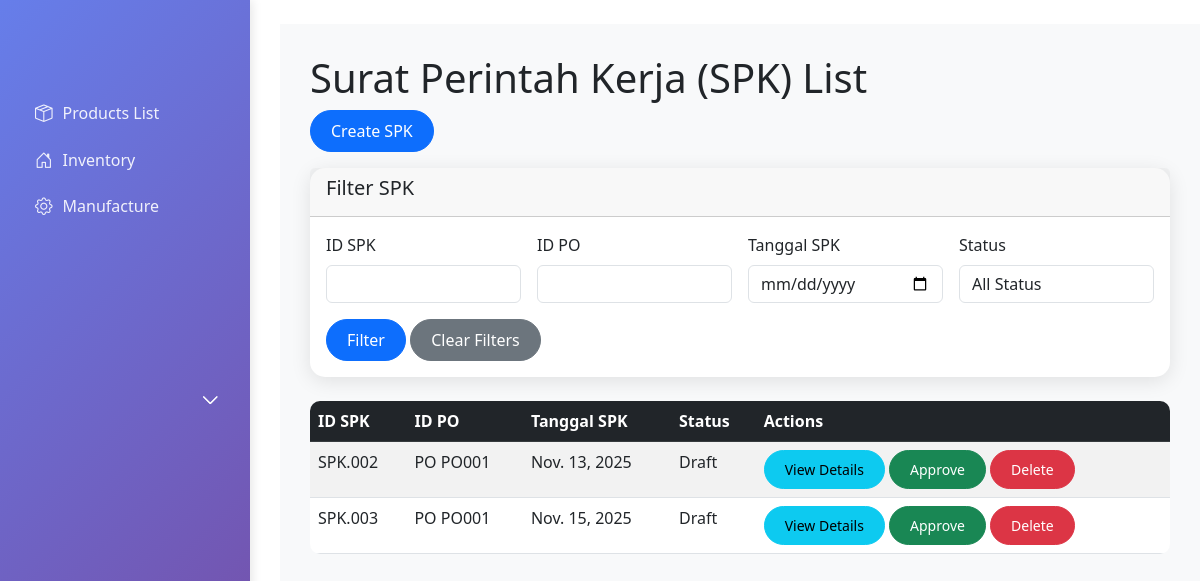
Before: /manufacture/spk/ with the older database file.
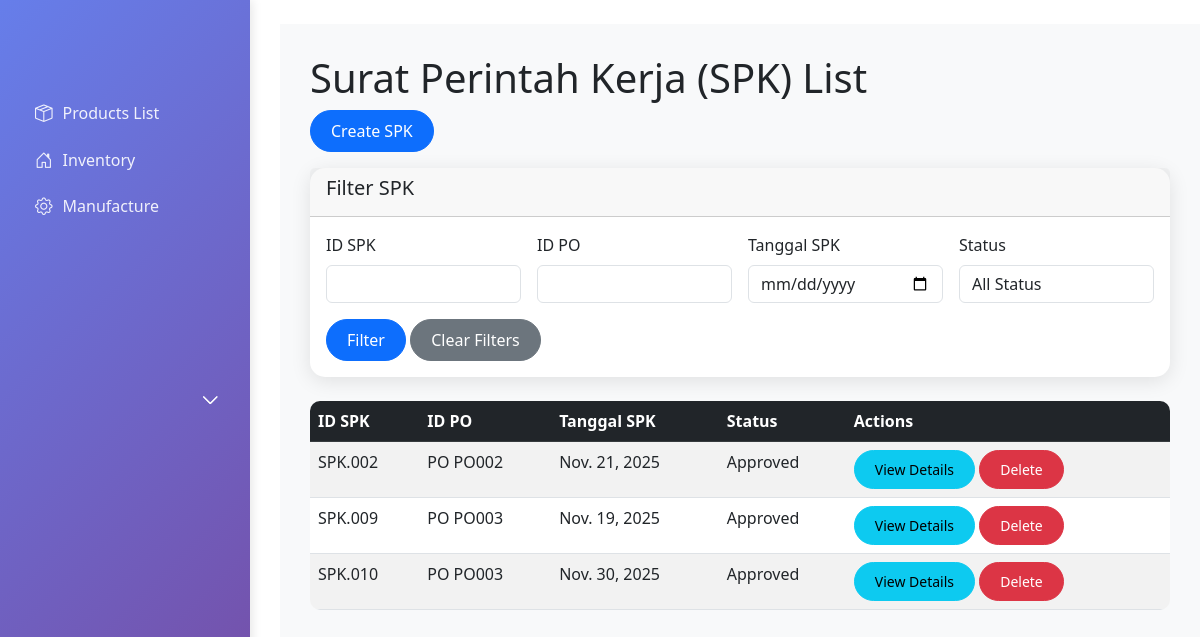
After: the same page with the newer database file.
### manufacture/models.py (models this page shows, shortened)
class SuratPerintahKerja(models.Model):
    STATUS_CHOICES = [
        ('Draft', 'Draft'),
        ('Approved', 'Approved'),
    ]
    id_spk = models.CharField(max_length=50, primary_key=True)
    id_po = models.ForeignKey(ProductionOrder, on_delete=models.CASCADE)
    tanggal_spk = models.DateField()
    status = models.CharField(max_length=50, choices=STATUS_CHOICES, default='Draft')
    keterangan = models.TextField(blank=True)

class ProductionOrder(models.Model):
    id_po = models.CharField(max_length=50, primary_key=True)
    tanggal_request = models.DateField()
    tanggal_selesai = models.DateField()
    def __str__(self):
        return f"PO {self.id_po}"

### manufacture/views.py (the view)
# urls.py: path('spk/', views.spk_list, name='spk_list'),
def spk_list(request):
    spks = SuratPerintahKerja.objects.all()
    id_spk_filter = request.GET.get('id_spk', '')
    id_po_filter = request.GET.get('id_po', '')
    tanggal_spk_filter = request.GET.get('tanggal_spk', '')
    status_filter = request.GET.get('status', '')
    if id_spk_filter:
        spks = spks.filter(id_spk__icontains=id_spk_filter)
    if id_po_filter:
        spks = spks.filter(id_po__id_po__icontains=id_po_filter)
    if tanggal_spk_filter:
        spks = spks.filter(tanggal_spk=tanggal_spk_filter)
    if status_filter:
        spks = spks.filter(status=status_filter)
    context = {
        'spks': spks,
        'id_spk_filter': id_spk_filter,
        'id_po_filter': id_po_filter,
        'tanggal_spk_filter': tanggal_spk_filter,
        'status_filter': status_filter,
    }
    return render(request, 'manufacture/spk_list.html', context)

### manufacture/templates/manufacture/spk_list.html (shortened to what this page needs)
{% extends 'base.html' %}
{% block content %}
<h1>Surat Perintah Kerja (SPK) List</h1>
<div class="mb-3">
    <a href="{% url 'spk_create' %}" class="btn btn-primary">Create SPK</a>
</div>
<div class="card mb-4">
    <div class="card-header">
        <h5>Filter SPK</h5>
    </div>
    <div class="card-body">
        <form method="get" class="row g-3">
            <div class="col-md-3">
                <label for="id_spk" class="form-label">ID SPK</label>
                <input type="text" class="form-control" id="id_spk" name="id_spk" value="{{ id_spk_filter }}">
            </div>
            <div class="col-md-3">
                <label for="id_po" class="form-label">ID PO</label>
                <input type="text" class="form-control" id="id_po" name="id_po" value="{{ id_po_filter }}">
            </div>
            <div class="col-md-3">
                <label for="tanggal_spk" class="form-label">Tanggal SPK</label>
                <input type="date" class="form-control" id="tanggal_spk" name="tanggal_spk" value="{{ tanggal_spk_filter }}">
            </div>
            <div class="col-md-3">
                <label for="status" class="form-label">Status</label>
                <select class="form-control" id="status" name="status">
                    <option value="">All Status</option>
                </select>
            </div>
            <div class="col-12">
                <button type="submit" class="btn btn-primary">Filter</button>
                <a href="{% url 'spk_list' %}" class="btn btn-secondary">Clear Filters</a>
            </div>
        </form>
    </div>
</div>
<div class="table-responsive">
    <table class="table table-striped table-hover">
        <thead class="table-dark">
            <tr>
                <th>ID SPK</th>
                <th>ID PO</th>
                <th>Tanggal SPK</th>
                <th>Status</th>
                <th>Actions</th>
            </tr>
        </thead>
        <tbody>
            {% for spk in spks %}
            <tr>
                <td>{{ spk.id_spk }}</td>
                <td>{{ spk.id_po }}</td>
                <td>{{ spk.tanggal_spk }}</td>
                <td>{{ spk.status }}</td>
                <td>
                    <a href="{% url 'spk_detail' spk.pk %}" class="btn btn-sm btn-info">View Details</a>
                    {% if spk.status == 'Draft' %}
                        <a href="{% url 'spk_approve' spk.pk %}" class="btn btn-sm btn-success">Approve</a>
                    {% endif %}
                    <a href="{% url 'spk_delete' spk.pk %}" class="btn btn-sm btn-danger">Delete</a>
                </td>
            </tr>
            {% endfor %}
        </tbody>
    </table>
</div>
{% endblock %}

Changed rows visible on the page:
removed SuratPerintahKerja: id_spk "SPK.003", id_po "PO PO001", tanggal_spk "Nov. 15, 2025", status "Draft", shows "Approve"
changed SuratPerintahKerja "SPK.002": id_po "PO PO001" → "PO PO002"; tanggal_spk "Nov. 13, 2025" → "Nov. 21, 2025"; status "Draft" → "Approved"; no longer shows "Approve"
added SuratPerintahKerja: id_spk "SPK.009", id_po "PO PO003", tanggal_spk "Nov. 19, 2025", status "Approved"
added SuratPerintahKerja: id_spk "SPK.010", id_po "PO PO003", tanggal_spk "Nov. 30, 2025", status "Approved"
